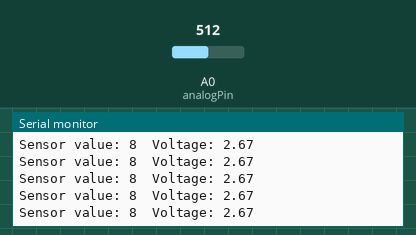
Simulated run of this sketch. Board: Arduino Uno, built with avr-gcc and run on an emulated ATmega328P. Shown: the last lines printed to the serial monitor. The inputs (shaded band) are chosen by the test bench; at power-on: A0 (analogPin) = 512.

Above: at 1.2 s.
1.3 s: A0 (analogPin) set to 716
At 1.56 s:
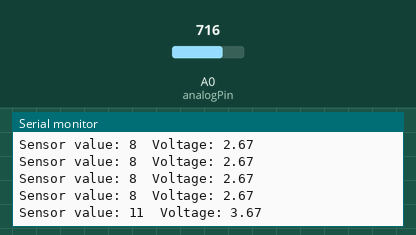
2.8 s: A0 (analogPin) set to 900
At 2.97 s:
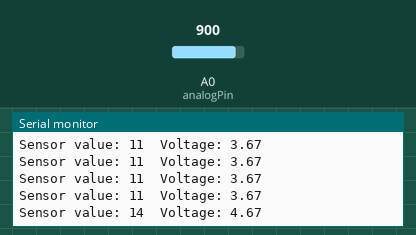
Timing chart, 0 to 5.8 s (numbered marks = the images above; inputs shaded):
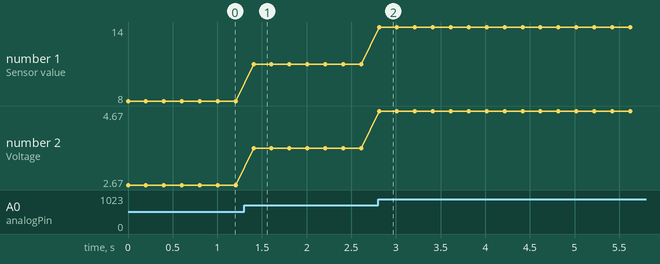

The sketch:

codigo_arduino.ino
```cpp
const int analogPin = A0; // Conectar la señal al pin A0

void setup() {
  Serial.begin(9600);
  // analogReadResolution(4); // Esta línea no es necesaria en SimulIDE, ajustar manualmente el valor del ADC en la ventana de configuración de componentes de Arduino
}

void loop() {
  int sensorValue = analogRead(analogPin); // Leer el valor de la señal en el pin A0

sensorValue = sensorValue >> 6; // Dividir por 64 para convertir a una resolución de 4 bits
  float voltage = sensorValue * (5.0 / 15.0); // Convertir el valor leído a voltaje (5V / 15, ya que hay 16 niveles de amplitud)

  Serial.print("Sensor value: ");
  Serial.print(sensorValue);
  Serial.print("\tVoltage: ");
  Serial.println(voltage);

  delay(200); // Esperar 100 ms antes de la siguiente lectura
}
```

Measured:
- after the input at 1.3 s, the serial monitor: prints a new line after 0.11 s (image 1)
- after the input at 2.8 s, the serial monitor: prints a new line at once (image 2)
- plotted number 1: 8 → 11 after the input at 1.3 s, 11 → 14 after the input at 2.8 s
- plotted number 2: 2.67 → 3.67 after the input at 1.3 s, 3.67 → 4.67 after the input at 2.8 s
